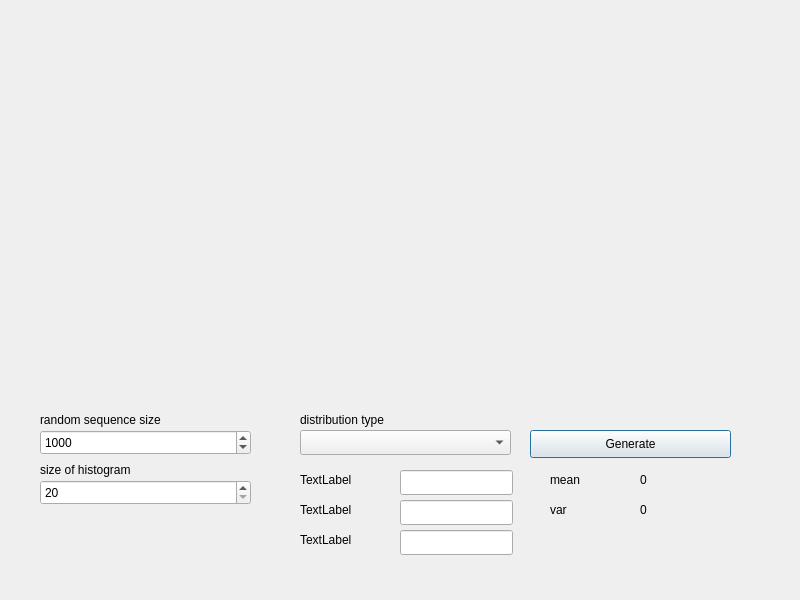
<?xml version="1.0" encoding="UTF-8"?>
<ui version="4.0">
 <class>MainWindow</class>
 <widget class="QMainWindow" name="MainWindow">
  <property name="geometry">
   <rect>
    <x>0</x>
    <y>0</y>
    <width>800</width>
    <height>600</height>
   </rect>
  </property>
  <property name="windowTitle">
   <string>MainWindow</string>
  </property>
  <widget class="QWidget" name="centralwidget">
   <widget class="QComboBox" name="distribution">
    <property name="geometry">
     <rect>
      <x>300</x>
      <y>430</y>
      <width>211</width>
      <height>25</height>
     </rect>
    </property>
   </widget>
   <widget class="QPushButton" name="generate_btn">
    <property name="geometry">
     <rect>
      <x>530</x>
      <y>430</y>
      <width>201</width>
      <height>28</height>
     </rect>
    </property>
    <property name="text">
     <string>Generate</string>
    </property>
    <property name="autoDefault">
     <bool>true</bool>
    </property>
    <property name="default">
     <bool>true</bool>
    </property>
   </widget>
   <widget class="QLabel" name="label">
    <property name="geometry">
     <rect>
      <x>550</x>
      <y>470</y>
      <width>68</width>
      <height>19</height>
     </rect>
    </property>
    <property name="text">
     <string>mean</string>
    </property>
   </widget>
   <widget class="QLabel" name="label_2">
    <property name="geometry">
     <rect>
      <x>550</x>
      <y>500</y>
      <width>68</width>
      <height>19</height>
     </rect>
    </property>
    <property name="text">
     <string>var</string>
    </property>
   </widget>
   <widget class="QLabel" name="mean_l">
    <property name="geometry">
     <rect>
      <x>640</x>
      <y>470</y>
      <width>68</width>
      <height>19</height>
     </rect>
    </property>
    <property name="text">
     <string>0</string>
    </property>
   </widget>
   <widget class="QLabel" name="var_l">
    <property name="geometry">
     <rect>
      <x>640</x>
      <y>500</y>
      <width>68</width>
      <height>19</height>
     </rect>
    </property>
    <property name="text">
     <string>0</string>
    </property>
   </widget>
   <widget class="QSpinBox" name="sequence_size">
    <property name="geometry">
     <rect>
      <x>40</x>
      <y>430</y>
      <width>211</width>
      <height>25</height>
     </rect>
    </property>
    <property name="minimum">
     <number>100</number>
    </property>
    <property name="maximum">
     <number>100000</number>
    </property>
    <property name="singleStep">
     <number>10</number>
    </property>
    <property name="value">
     <number>1000</number>
    </property>
   </widget>
   <widget class="QLabel" name="label_3">
    <property name="geometry">
     <rect>
      <x>40</x>
      <y>410</y>
      <width>171</width>
      <height>20</height>
     </rect>
    </property>
    <property name="text">
     <string>random sequence size</string>
    </property>
   </widget>
   <widget class="QLabel" name="label_4">
    <property name="geometry">
     <rect>
      <x>300</x>
      <y>410</y>
      <width>211</width>
      <height>19</height>
     </rect>
    </property>
    <property name="text">
     <string>distribution type</string>
    </property>
   </widget>
   <widget class="QLabel" name="label_5">
    <property name="geometry">
     <rect>
      <x>40</x>
      <y>460</y>
      <width>181</width>
      <height>19</height>
     </rect>
    </property>
    <property name="text">
     <string>size of histogram</string>
    </property>
   </widget>
   <widget class="QSpinBox" name="hist_size">
    <property name="geometry">
     <rect>
      <x>40</x>
      <y>480</y>
      <width>211</width>
      <height>25</height>
     </rect>
    </property>
    <property name="minimum">
     <number>20</number>
    </property>
    <property name="singleStep">
     <number>1</number>
    </property>
    <property name="value">
     <number>20</number>
    </property>
   </widget>
   <widget class="QLabel" name="param_1_label">
    <property name="geometry">
     <rect>
      <x>300</x>
      <y>470</y>
      <width>68</width>
      <height>19</height>
     </rect>
    </property>
    <property name="text">
     <string>TextLabel</string>
    </property>
   </widget>
   <widget class="QLineEdit" name="param_1">
    <property name="geometry">
     <rect>
      <x>400</x>
      <y>470</y>
      <width>113</width>
      <height>25</height>
     </rect>
    </property>
   </widget>
   <widget class="QLineEdit" name="param_2">
    <property name="geometry">
     <rect>
      <x>400</x>
      <y>500</y>
      <width>113</width>
      <height>25</height>
     </rect>
    </property>
   </widget>
   <widget class="QLabel" name="param_2_label">
    <property name="geometry">
     <rect>
      <x>300</x>
      <y>500</y>
      <width>68</width>
      <height>19</height>
     </rect>
    </property>
    <property name="text">
     <string>TextLabel</string>
    </property>
   </widget>
   <widget class="QLineEdit" name="param_3">
    <property name="geometry">
     <rect>
      <x>400</x>
      <y>530</y>
      <width>113</width>
      <height>25</height>
     </rect>
    </property>
   </widget>
   <widget class="QLabel" name="param_3_label">
    <property name="geometry">
     <rect>
      <x>300</x>
      <y>530</y>
      <width>68</width>
      <height>19</height>
     </rect>
    </property>
    <property name="text">
     <string>TextLabel</string>
    </property>
   </widget>
  </widget>
 </widget>
 <resources/>
 <connections/>
</ui>
